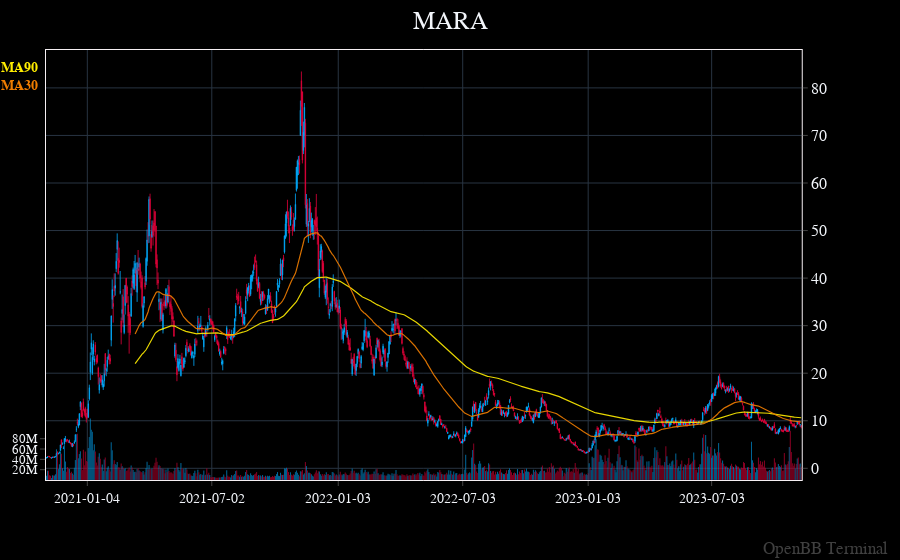

Notebook code for this chart:
### Code cell
openbb.stocks.candle('MARA', ma=[30,90])

### Figure 1 — Plotly figure (JSON) as saved in the notebook; plotly's stock layout.template omitted (floating-point values rounded to 4 significant figures; data arrays with more than 128 entries replaced by an {"elided": "..."} marker saying what was removed)
{"data": [{"close": {"elided": "759 float values"}, "decreasing": {"line": {"width": 0.8}}, "high": {"elided": "759 float values"}, "increasing": {"line": {"width": 0.8}}, "low": {"elided": "759 float values"}, "name": " MARA OHLC", "open": {"elided": "759 float values"}, "showlegend": false, "type": "candlestick", "x": {"elided": "759 str values"}, "xaxis": "x", "yaxis": "y"}, {"marker": {"color": {"elided": "759 str values"}, "line": {"width": 0.15}}, "name": "Volume", "opacity": 0.7, "type": "bar", "x": {"elided": "759 str values"}, "xaxis": "x", "y": {"elided": "759 int values"}, "yaxis": "y2"}, {"connectgaps": true, "hovertemplate": "%{y}", "line": {"color": "#ffed00", "width": 1.2}, "mode": "lines", "name": "MA_90", "opacity": 0.9, "type": "scatter", "x": {"elided": "759 str values"}, "xaxis": "x", "y": {"elided": "759 float values"}, "yaxis": "y"}, {"connectgaps": true, "hovertemplate": "%{y}", "line": {"color": "#ef7d00", "width": 1.2}, "mode": "lines", "name": "MA_30", "opacity": 0.9, "type": "scatter", "x": {"elided": "759 str values"}, "xaxis": "x", "xhoverformat": "%Y-%m-%d", "y": {"elided": "759 float values"}, "yaxis": "y"}], "layout": {"annotations": [{"font": {"color": "#ffed00", "size": 14}, "opacity": 1, "text": "<b>MA90</b>", "x": 0, "xanchor": "right", "xref": "paper", "xshift": -6, "y": 0.98, "yref": "paper", "yshift": 0}, {"font": {"color": "#ef7d00", "size": 14}, "opacity": 1, "text": "<b>MA30</b>", "x": 0, "xanchor": "right", "xref": "paper", "xshift": -6, "y": 0.98, "yref": "paper", "yshift": -18}, {"font": {"color": "gray", "size": 17}, "opacity": 0.5, "showarrow": false, "text": "OpenBB Terminal", "x": 1, "xanchor": "right", "xref": "paper", "xshift": 40, "y": 0, "yanchor": "bottom", "yref": "paper", "yshift": -80}], "bargap": 0, "bargroupgap": 0, "barmode": "overlay", "legend": {"orientation": "v"}, "margin": {"b": 80, "l": 40, "r": 50, "t": 50}, "showlegend": false, "title": {"text": " MARA", "x": 0.5, "xanchor": "center", "y": 0.98, "yanchor": "top"}, "xaxis": {"anchor": "y", "domain": [0, 0.94], "matches": "x3", "rangebreaks": [{"values": {"elided": "342 str values"}}], "showticklabels": true, "tick0": 0.5, "tickformatstops": [{"dtickrange": [null, 604800000], "value": "%Y-%m-%d"}, {"dtickrange": [604800000, "M1"], "value": "%Y-%m-%d"}, {"dtickrange": ["M1", null], "value": "%Y-%m-%d"}], "type": "date"}, "yaxis": {"anchor": "x", "automargin": true, "autorange": true, "domain": [0, 1], "fixedrange": false, "layer": "above traces", "nticks": 15, "side": "right", "tickfont": {"size": 16}, "type": "linear"}, "yaxis2": {"anchor": "x", "fixedrange": true, "nticks": 10, "overlaying": "y", "range": [0, 832745200], "showgrid": false, "showline": false, "side": "left", "tickfont": {"size": 13}, "tickvals": [20000000, 40000000, 60000000, 80000000], "zeroline": false}}}
